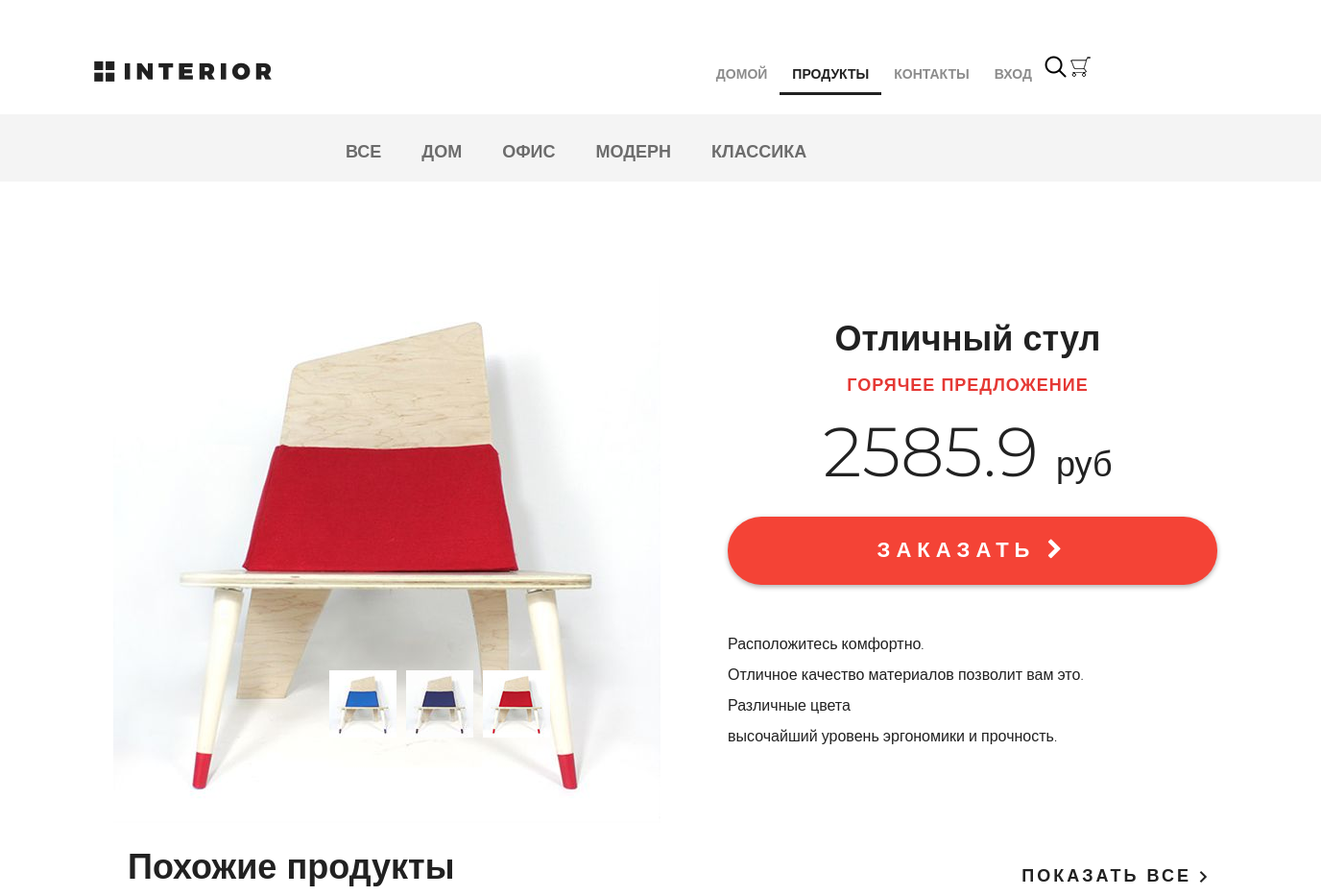
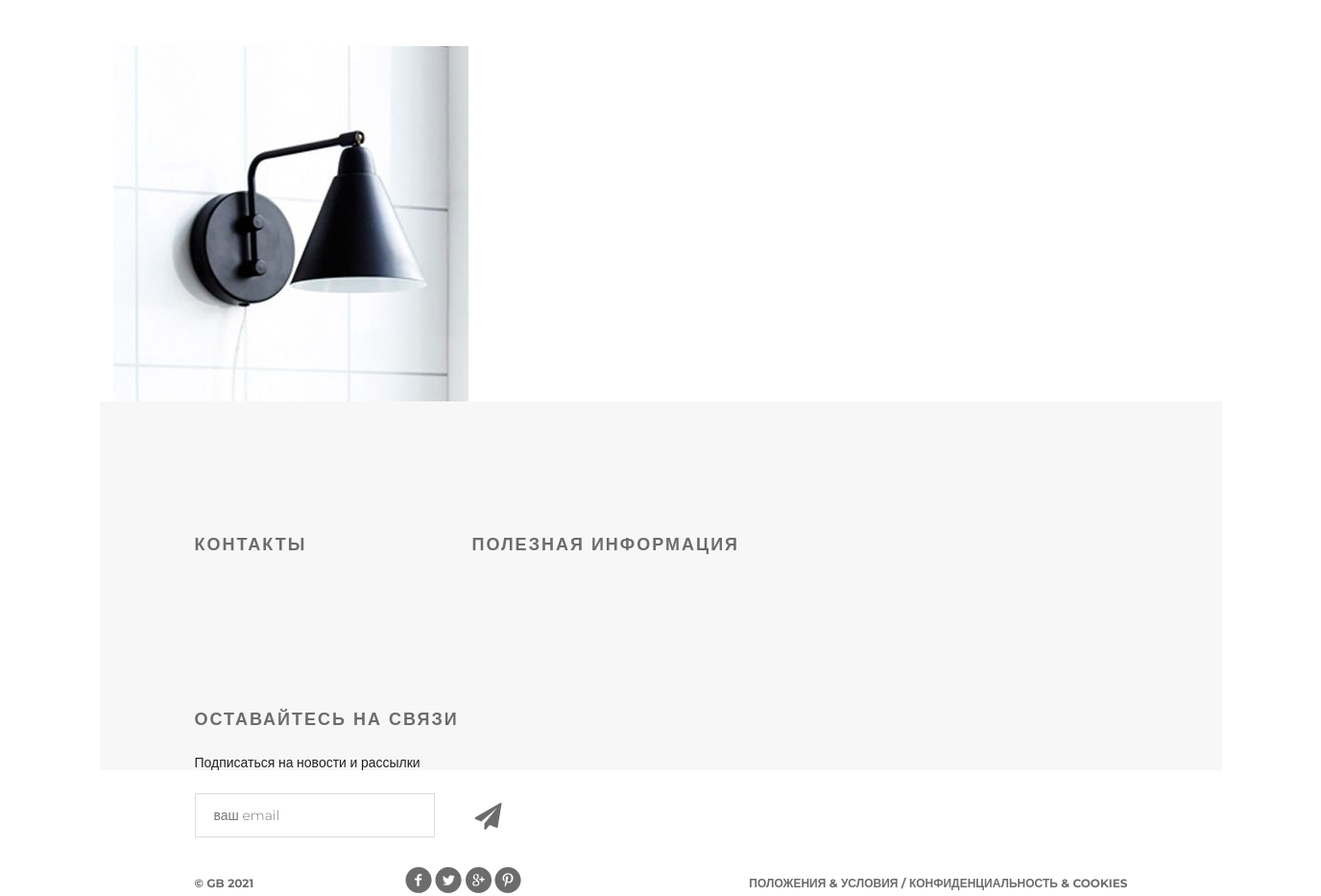
Screenshot of /products/ with the database file from the repository (2 pictures, top to bottom).
### mainapp/models.py (models this page shows, shortened)
class ProductCategory(models.Model):
    name = models.CharField(max_length=64, unique=True, verbose_name='имя')
    description = models.TextField(verbose_name='описание', blank=True)
    is_active = models.BooleanField(verbose_name='активность', default=True)

class Product(models.Model):
    category = models.ForeignKey(ProductCategory, on_delete=models.CASCADE)
    name = models.CharField(max_length=128, verbose_name='имя')
    image = models.ImageField(upload_to='products_images', blank=True)
    short_desc = models.CharField(max_length=64, verbose_name='краткое описание', blank=True)
    description = models.TextField(blank=True, verbose_name='описание')
    price = models.DecimalField(verbose_name='цена', max_digits=8, decimal_places=2, default=0)
    quantity = models.PositiveSmallIntegerField(verbose_name='количество на складе', default=0)
    is_active = models.BooleanField(verbose_name='активность', default=True)

### mainapp/views.py (the view, shortened to what this page needs)
# urls.py: path('products/', include('mainapp.urls', namespace='products')),
def products(request, pk=None):
    title = 'Продукты'
    links_menu = ProductCategory.objects.filter(is_active=True)
    page = request.GET.get('p', 1)
    hot_product = get_hot_product()
    same_products = get_same_products(hot_product)
    content = {
        'title': title,
        'links_menu': links_menu,
        'same_products': same_products,
        'hot_product': hot_product,
    }
    return render(request, 'mainapp/products.html', content)

### mainapp/context_processors.py (called while the page is built)
def basket(request):
    print(f'context processor basket works')
    basket_list = []
    if request.user.is_authenticated:
        basket_list = Basket.objects.filter(user=request.user)
    return {
        'basket': basket_list
    }

### mainapp/views.py (called while the page is built)
def get_hot_product():
    products = Product.objects.all()
    return random.sample(list(products), 1)[0]

def get_same_products(hot_product):
    same_products = Product.objects.filter(category=hot_product.category).exclude(pk=hot_product.pk)[:3]
    return same_products

### mainapp/templates/mainapp/products.html (shortened to what this page needs)
{% extends 'mainapp/base.html' %}
{% load static %}
{% block menu %}
    <div class="hero-white">
        <div class="header clearfix">
            {% include 'mainapp/includes/inc_menu.html' %}
        </div>
    </div>
    <div class="links clearfix">
            {% include 'mainapp/includes/inc_categories_menu.html' %}
        </div>
{% endblock %}
{% block content %}
    <div class="details">
        <div class="details-products">
            <div class="details-slider">
                <div class="slider-product">
                    <img src="{% static 'img/slider1.jpg' %}">
                </div>
                <div class="slider-control">
                    <div class="block">
                        <a href="#"><img src="{% static 'img/controll.jpg' %}" alt="">
                        </a>
                    </div>
                    <div class="block">
                        <a href="#"><img src="{% static 'img/controll1.jpg' %}" alt="">
                        </a>
                    </div>
                    <div class="block">
                        <a href="#"><img src="{% static 'img/controll2.jpg' %}" alt="">
                        </a>
                    </div>
                </div>
            </div>
            <div class="description">
                <h3 class="big-bold">Отличный стул</h3>
                <h3 class="red">горячее предложение</h3>
                <p class="price"> 2585.9 <span>руб</span></p>
                <a href="#" class="red-button">
                    заказать <i class="fa fa-chevron-right" aria-hidden="true"></i>
                </a>
                <div class="description-text">
                    <p>Расположитесь комфортно.</p>
                    <p>Отличное качество материалов
                        позволит вам это.</p>
                    <p>Различные цвета</p>
                    <p>высочайший уровень
                        эргономики и прочность.</p>
                </div>
            </div>
        </div>
        <div class="related">
            <div class="title clearfix">
                <h2>Похожие продукты</h2>
                <a class="explore" href="#">показать все <img src="{% static 'img/arrow.png' %}" alt=""></a>
            </div>
            <div class="related-products clearfix">
                {% for product in same_products %}
                    <div class="block">
                        <a href="#"><img src="/media/{{ product.image }}" alt="{{ product.short_desc }}">
                        </a>
                    </div>
                {% endfor %}
            </div>
        </div>
    </div>
{% endblock %}

### mainapp/templates/mainapp/includes/inc_categories_menu.html
<ul class="links-menu">
    <li>
        <a href="{% url 'mainapp:category' 0 %}" {% if request.resolver_match.kwargs.pk == 0 %}class="active" {% endif %}>
            все
        </a>
    </li>
    {% for link in links_menu %}
        <li>
            <a href="{% url 'mainapp:category' link.pk %}"
               {% if request.resolver_match.kwargs.pk == link.pk %}class="active" {% endif %}>
                {{ link.name }}
            </a>
        </li>
    {% endfor %}
</ul>

### static/css/style.css (style rules this page uses)
* { margin: 0; padding: 0; }
body { font-family: 'Montserrat', sans-serif; }
html, body { height: 100%; }
.slider-control .block a img { width: 70px; }
.clearfix:after { content: ""; display: block; clear: both; }
.explore { text-transform: uppercase; color: #212121; font-size: 18px; font-weight: 700; line-height: 24px; text-align: center; float: right; margin-top: 138px; letter-spacing: 3px; text-decoration: none; }
.big-bold { color: #212121; font-size: 36px; font-weight: 700; text-align: left; margin-bottom: 24px; line-height: 36px; }
.title { height: 152px; margin-right: 15px; }
.title h2 { float: left; margin-top: 118px; color: #212121; font-size: 36px; font-weight: 700; text-align: left; margin-left: 15px; }
.red { text-transform: uppercase; color: #e53935; font-size: 18px; font-weight: 700; text-align: left; letter-spacing: 1px; line-height: 17px; margin-bottom: 22px; }
.hero-white { background-color: #fff; height: 119px; padding-left: 98px; padding-right: 211px; position: relative; }
.links { height: 70px; background-color: #f4f4f4; position: relative; padding-left: 360px; }
.links-menu { margin: 27px auto 0px; position: absolute; }
.links-menu li { float: left; list-style-type: none; padding-right: 42px; }
.links-menu li a { text-decoration: none; color: #6c6c6c; font-size: 18px; font-weight: 700; text-transform: uppercase; }
.details-products { padding-left: 98px; padding-right: 98px; margin-top: 98px; height: 551px; }
.details-slider { width: 570px; float: left; margin-right: 30px; }
.slider-product { width: 570px; height: 400px; }
.slider-control { width: 420px; height: 70px; margin: 11px auto 0px; padding-left: 150px }
.slider-control .block { height: 70px; width: 70px; position: relative; float: left; margin-right: 10px; }
.description { width: 535px; float: right; padding-left: 35px }
.description .big-bold { color: #212121; font-size: 36px; font-weight: 700; text-align: center; margin-top: 47px; margin-bottom: 0px; }
.description .red { text-transform: uppercase; color: #e53935; font-size: 18px; font-weight: 700; text-align: center; letter-spacing: 1px; line-height: 17px; margin-top: 23px; margin-bottom: 36px; }
.description .price { color: #212121; font-size: 72px; font-weight: 300; line-height: 48px; text-align: center; }
.description .price span { color: #212121; font-size: 36px; font-weight: 300; line-height: 48px; text-align: center; }
.red-button { display: block; height: 71px; width: 510px; border-radius: 35px; background-color: #f44336; text-align: center; text-transform: uppercase; text-decoration: none; color: #ffffff; font-size: 22px; font-weight: 700; line-height: 24px; box-shadow: 0px 2px 4.85px 0.15px rgba(33, 33, 33, 0.35); line-height: 70px; letter-spacing: 6px; margin-top: 31px; }
.description-text { margin-top: 50px; color: #212121; font-size: 16px; font-weight: 300; line-height: 24px; text-align: left; }
.description-text p { margin-bottom: 0.5em; }
.related { padding: 0px 98px; }
.related .title { height: 143px; margin-right: 0; }
.related .title h2 { margin-top: 45px; }
.related .title .explore { margin-top: 62px; }
.related-products { margin-bottom: 120px; }
.related-products .block a img { float: left; }
.related-products .block { float: left; margin-right: 30px; display: block; height: 370px; width: 370px; position: relative; }

### rows the page displays
ProductCategory: name "ДОМ"
ProductCategory: name "ОФИС"
ProductCategory: name "МОДЕРН"
ProductCategory: name "КЛАССИКА"
Product: image (picture)
